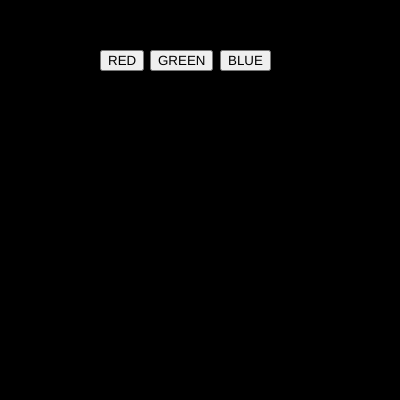
Frame 1 (no input)
Frame 60 (no input): identical to frame 1, image omitted
Frame 120 (the mouse pressed at the canvas centre since frame 60): identical to frame 1, image omitted

The p5.js sketch that drew this single still picture (run headless with seeded random() and noise() and a simulated clock; from frame 60 on, the mouse is pressed at the canvas centre):

// p5.js sketch
// ── sketch.js
var btn_red;
var btn_green;
var btn_blue;

var r = 0;
var g = 0;
var b = 0;

function setup() {
  createCanvas(400, 400);  
  btn_green = createButton("GREEN");
  btn_green.position(150,50)
  btn_green.mousePressed(green_bg);
  
  btn_red = createButton("RED");
  btn_red.position(100,50)
  btn_red.mousePressed(red_bg);

  btn_blue = createButton("BLUE");
  btn_blue.position(220,50)
  btn_blue.mousePressed(blue_bg);
}

function draw() {
  background(r,g,b);
}

function red_bg()
{
  r = 255;
  g = 0;
  b = 0;
}

function green_bg()
{
 r = 0;
 g = 128;
 b = 0;
}

function blue_bg()
{
 r = 0;
 g = 0;
 b = 255;
}
